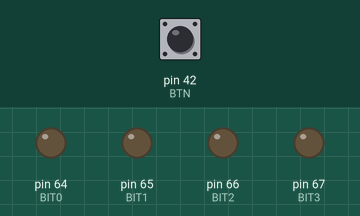
Simulated run of this sketch. Board: Arduino Mega 2560, built with avr-gcc and run on an emulated ATmega2560. Parts: output pins drawn as LEDs (lit = HIGH). Inputs (shaded band) come from the test bench; at power-on: pin 42 (BTN) LOW.

Above: at 1.2 s.
1.3 s: pin 42 (BTN) pulled HIGH for 0.15 s
At 1.8 s:
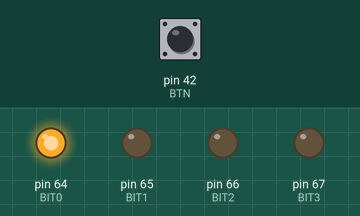
2.9 s: pin 42 (BTN) pulled HIGH for 1 s
At 4.2 s:
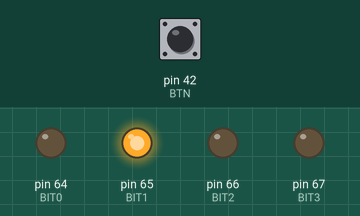
5.4 s: pin 42 (BTN) pulled HIGH for 0.15 s
At 6.2 s:
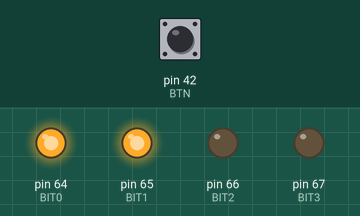
7.0 s: pin 42 (BTN) pulled HIGH for 3.2 s
At 7.4 s:
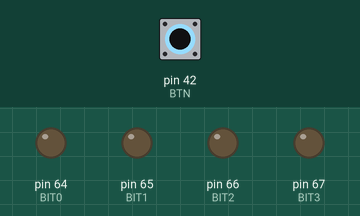
Timing chart, 0 to 10.0 s (numbered marks = the images above; inputs shaded):
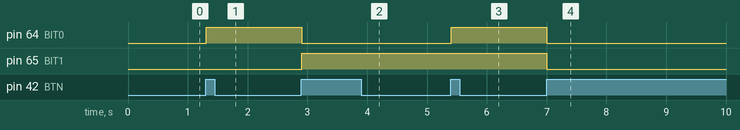

Measured:
- after the input at 1.3 s, pin 64 (BIT0): LOW → HIGH at once
- after the input at 2.9 s, pin 64 (BIT0): HIGH → LOW at once; pin 65 (BIT1): LOW → HIGH at once
- after the input at 5.4 s, pin 64 (BIT0): LOW → HIGH at once
- after the input at 7.0 s, pin 64 (BIT0), pin 65 (BIT1): HIGH → LOW at once

The sketch:

StateCount.pde
```cpp
// Finite State Machine example

#include <Bounce.h>

#define START  0
#define ONE    1
#define TWO    2
#define THREE  3

#define BTN    42 //PIN_BTN1
#define BIT0   64 //PIN_LED1
#define BIT1   65 //PIN_LED2
#define BIT2   66 //PIN_LED3
#define BIT3   67 //PIN_LED4

Bounce debounced_btn = Bounce(BTN, 5);
int state = 0;

void setup()
{
  pinMode(BTN, INPUT);
  pinMode(BIT0, OUTPUT);
  pinMode(BIT1, OUTPUT);
  pinMode(BIT2, OUTPUT);
  pinMode(BIT3, OUTPUT);
  displayBinary(state);
}

void loop()
{
  int buttonPress;

  debounced_btn.update();
  buttonPress = debounced_btn.risingEdge();
  displayBinary(state);

  switch (state) {
    case START:
      if (buttonPress)
        state = ONE;
      else
        state = START;
      break;
    case ONE:
      if (buttonPress)
        state = TWO;
      else
        state = ONE;
      break;
    case TWO:
      if (buttonPress)
        state = THREE;
      else
        state = TWO;
      break;
    case THREE:
      if (buttonPress)
        state = START;
      else
        state = THREE;
      break;
  }
}

void displayBinary(int num)
{
  if (num & 1)
    digitalWrite(BIT0, HIGH);
  else
    digitalWrite(BIT0, LOW);

  if (num & 2)
    digitalWrite(BIT1, HIGH);
  else
    digitalWrite(BIT1, LOW);

  if (num & 4)
    digitalWrite(BIT2, HIGH);
  else
    digitalWrite(BIT2, LOW);

  if (num & 8)
    digitalWrite(BIT3, HIGH);
  else
    digitalWrite(BIT3, LOW);
}
```
